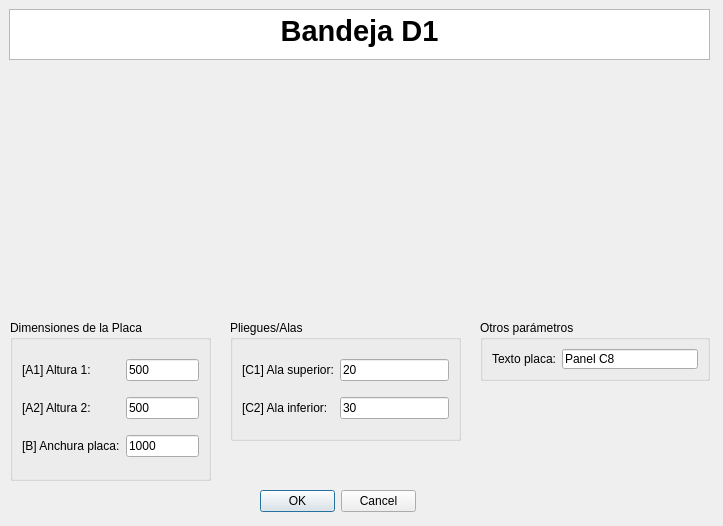
<?xml version="1.0" encoding="UTF-8"?>
<ui version="4.0">
 <class>MyPositionDialog</class>
 <widget class="QDialog" name="MyPositionDialog">
  <property name="geometry">
   <rect>
    <x>0</x>
    <y>0</y>
    <width>723</width>
    <height>526</height>
   </rect>
  </property>
  <property name="windowTitle">
   <string>Enter Position</string>
  </property>
  <property name="whatsThis">
   <string>&lt;html&gt;&lt;head/&gt;&lt;body&gt;&lt;p&gt;Esta ventana de KSDpanel te permite introducir todas las medidas correspondientes del panel seleccionado.&lt;/p&gt;&lt;p&gt;Recuerda que todas las medidas deben de ir en milimetros (mm).&lt;/p&gt;&lt;/body&gt;&lt;/html&gt;</string>
  </property>
  <widget class="QDialogButtonBox" name="buttonBox">
   <property name="geometry">
    <rect>
     <x>260</x>
     <y>490</y>
     <width>156</width>
     <height>23</height>
    </rect>
   </property>
   <property name="orientation">
    <enum>Qt::Horizontal</enum>
   </property>
   <property name="standardButtons">
    <set>QDialogButtonBox::Cancel|QDialogButtonBox::Ok</set>
   </property>
  </widget>
  <widget class="QTextBrowser" name="textBrowser">
   <property name="geometry">
    <rect>
     <x>9</x>
     <y>9</y>
     <width>701</width>
     <height>51</height>
    </rect>
   </property>
   <property name="html">
    <string>&lt;!DOCTYPE HTML PUBLIC &quot;-//W3C//DTD HTML 4.0//EN&quot; &quot;http://www.w3.org/TR/REC-html40/strict.dtd&quot;&gt;
&lt;html&gt;&lt;head&gt;&lt;meta name=&quot;qrichtext&quot; content=&quot;1&quot; /&gt;&lt;style type=&quot;text/css&quot;&gt;
p, li { white-space: pre-wrap; }
&lt;/style&gt;&lt;/head&gt;&lt;body style=&quot; font-family:'MS Shell Dlg 2'; font-size:8.25pt; font-weight:400; font-style:normal;&quot;&gt;
&lt;p align=&quot;center&quot; style=&quot; margin-top:0px; margin-bottom:0px; margin-left:0px; margin-right:0px; -qt-block-indent:0; text-indent:0px;&quot;&gt;&lt;span style=&quot; font-size:22pt; font-weight:600;&quot;&gt;Bandeja D1&lt;/span&gt;&lt;/p&gt;&lt;/body&gt;&lt;/html&gt;</string>
   </property>
  </widget>
  <widget class="QGroupBox" name="groupBox_2">
   <property name="geometry">
    <rect>
     <x>230</x>
     <y>320</y>
     <width>231</width>
     <height>121</height>
    </rect>
   </property>
   <property name="styleSheet">
    <string notr="true">font: 10pt &quot;MS Shell Dlg 2&quot;;</string>
   </property>
   <property name="title">
    <string>Pliegues/Alas</string>
   </property>
   <layout class="QGridLayout" name="gridLayout_2">
    <item row="2" column="1">
     <widget class="QLineEdit" name="alaInferiorUI">
      <property name="text">
       <string>30</string>
      </property>
     </widget>
    </item>
    <item row="1" column="0">
     <widget class="QLabel" name="label_11">
      <property name="text">
       <string>[C1] Ala superior:</string>
      </property>
     </widget>
    </item>
    <item row="2" column="0">
     <widget class="QLabel" name="label_12">
      <property name="text">
       <string>[C2] Ala inferior:</string>
      </property>
     </widget>
    </item>
    <item row="1" column="1">
     <widget class="QLineEdit" name="alaSuperiorUI">
      <property name="text">
       <string>20</string>
      </property>
     </widget>
    </item>
   </layout>
  </widget>
  <widget class="QLabel" name="imagenPanelUI">
   <property name="geometry">
    <rect>
     <x>130</x>
     <y>80</y>
     <width>421</width>
     <height>221</height>
    </rect>
   </property>
   <property name="text">
    <string/>
   </property>
   <property name="pixmap">
    <pixmap>../imagenes/REF_DH1cotas.jpg</pixmap>
   </property>
   <property name="scaledContents">
    <bool>true</bool>
   </property>
   <property name="wordWrap">
    <bool>false</bool>
   </property>
   <property name="margin">
    <number>0</number>
   </property>
   <property name="openExternalLinks">
    <bool>false</bool>
   </property>
  </widget>
  <widget class="QGroupBox" name="groupBox_3">
   <property name="geometry">
    <rect>
     <x>10</x>
     <y>320</y>
     <width>201</width>
     <height>161</height>
    </rect>
   </property>
   <property name="styleSheet">
    <string notr="true">font: 10pt &quot;MS Shell Dlg 2&quot;;</string>
   </property>
   <property name="title">
    <string>Dimensiones de la Placa</string>
   </property>
   <layout class="QGridLayout" name="gridLayout_3">
    <item row="2" column="1">
     <widget class="QLineEdit" name="anchuraPlacaUI">
      <property name="text">
       <string>1000</string>
      </property>
     </widget>
    </item>
    <item row="1" column="0">
     <widget class="QLabel" name="label_4">
      <property name="text">
       <string>[A2] Altura 2:</string>
      </property>
     </widget>
    </item>
    <item row="0" column="0">
     <widget class="QLabel" name="label_8">
      <property name="text">
       <string>[A1] Altura 1:</string>
      </property>
     </widget>
    </item>
    <item row="1" column="1">
     <widget class="QLineEdit" name="altura2UI">
      <property name="text">
       <string>500</string>
      </property>
     </widget>
    </item>
    <item row="0" column="1">
     <widget class="QLineEdit" name="altura1UI">
      <property name="text">
       <string>500</string>
      </property>
     </widget>
    </item>
    <item row="2" column="0">
     <widget class="QLabel" name="label_22">
      <property name="text">
       <string>[B] Anchura placa:</string>
      </property>
     </widget>
    </item>
   </layout>
  </widget>
  <widget class="QGroupBox" name="groupBox_4">
   <property name="geometry">
    <rect>
     <x>480</x>
     <y>320</y>
     <width>230</width>
     <height>61</height>
    </rect>
   </property>
   <property name="styleSheet">
    <string notr="true">font: 10pt &quot;MS Shell Dlg 2&quot;;</string>
   </property>
   <property name="title">
    <string>Otros parámetros</string>
   </property>
   <layout class="QGridLayout" name="gridLayout">
    <item row="0" column="0">
     <widget class="QLabel" name="label">
      <property name="text">
       <string>Texto placa:</string>
      </property>
     </widget>
    </item>
    <item row="0" column="1">
     <widget class="QLineEdit" name="textoDescriptivoA0UI">
      <property name="text">
       <string>Panel C8</string>
      </property>
     </widget>
    </item>
   </layout>
  </widget>
  <zorder>groupBox_2</zorder>
  <zorder>buttonBox</zorder>
  <zorder>textBrowser</zorder>
  <zorder>imagenPanelUI</zorder>
  <zorder>groupBox_3</zorder>
  <zorder>groupBox_4</zorder>
 </widget>
 <resources/>
 <connections>
  <connection>
   <sender>buttonBox</sender>
   <signal>accepted()</signal>
   <receiver>MyPositionDialog</receiver>
   <slot>accept()</slot>
   <hints>
    <hint type="sourcelabel">
     <x>248</x>
     <y>254</y>
    </hint>
    <hint type="destinationlabel">
     <x>157</x>
     <y>274</y>
    </hint>
   </hints>
  </connection>
  <connection>
   <sender>buttonBox</sender>
   <signal>rejected()</signal>
   <receiver>MyPositionDialog</receiver>
   <slot>reject()</slot>
   <hints>
    <hint type="sourcelabel">
     <x>316</x>
     <y>260</y>
    </hint>
    <hint type="destinationlabel">
     <x>286</x>
     <y>274</y>
    </hint>
   </hints>
  </connection>
 </connections>
</ui>
